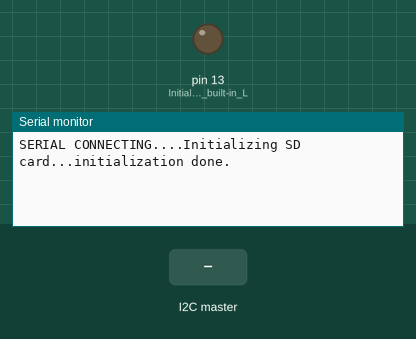
This sketch was run on a simulated Arduino Uno, built with avr-gcc and run on an emulated ATmega328P. On the bench: output pins drawn as LEDs (lit = HIGH), the last lines printed to the serial monitor. The inputs (shaded band) are chosen by the test bench. Storage starts empty.

Above: at 1.2 s.
1.3 s: the I2C master sends the byte 1
At 2.2 s:
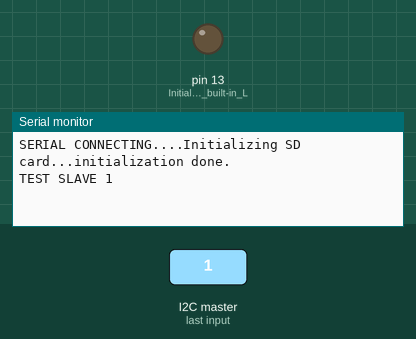
2.8 s: the I2C master sends the byte 2
At 3.3 s:
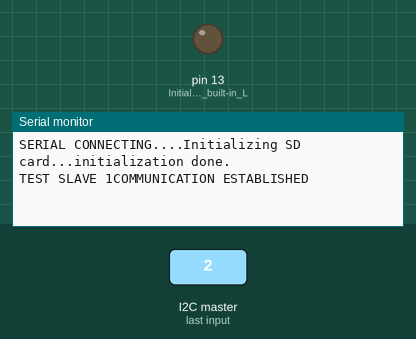

Measured:
- after the input at 1.3 s, the serial monitor: prints a new line at once (image 1)
- after the input at 2.8 s, the serial monitor: prints a new line at once (image 2)

The sketch:

slave.ino
```cpp
#include <Wire.h>
#include <SPI.h>
#include <SD.h>

void setup() {
  Serial.begin(115200);

  Serial.print("SERIAL CONNECTING....");

  while (!Serial) {
    ; // wait for serial port to connect. Needed for native USB port only
  }

  pinMode(LED_BUILTIN, OUTPUT); // Initialize the built-in LED pin as an output // Test Function

  Serial.print("Initializing SD card...");

  if (!SD.begin(4)) {
    Serial.println("initialization failed!");
    while (1);
  }
  Serial.println("initialization done.");

  Wire.begin(4); // Join I2C bus with address #4
  Wire.onReceive(receiveEvent); // Register event

  File root = SD.open("/");
  readSdCard(root);
}

void loop() {
  delay(100);
}

// Function that executes whenever data is received from master
void receiveEvent(int howMany) {
  if (Wire.available()) {
    int signal = Wire.read(); // Receive signal as an integer
    if (signal == 1) {
      testSlave1();
    }
    else if (signal == 2) { // Signal for SD card listing
      Serial.print("COMMUNICATION ESTABLISHED");
      delay(100);

      Wire.onRequest(requestEvent); // register event
    }
  }
}

void requestEvent() {
  // Explicitly include the null terminator in the message
  static const char message[] = "Connected!"; // Your message
  static const int messageLength = sizeof(message); // Includes null terminator because of static array declaration

  Wire.write(message, messageLength); // Send "hello" followed by '\0'
}


void readSdCard(File dir) {
  while (true) {
    File entry = dir.openNextFile();
    if (!entry) {
      // No more files
      break;
    }
    if (entry.isDirectory()) {
      // Skip directories or recursively call sendFileNames(entry) if you want to include them
    } else {
      // Send the file name
      Serial.println(entry.name());
    }
    entry.close();
  }
}

void sendFileNamesToMaster() {
  File root = SD.open("/");
  File entry = root.openNextFile();

  while (entry) {
    if (!entry.isDirectory()) {
      sendFileNameToMaster(entry.name());
    }
    entry.close();
    entry = root.openNextFile();
  }
  // Signal the end of transmission with a special message, such as an empty string
  sendFileNameToMaster("");
}

void sendFileNameToMaster(const char* fileName) {
  Wire.beginTransmission(4); // Slave address of the master
  const byte startMarker = 0x02; // Start of text
  const byte endMarker = 0x03; // End of text
  Wire.write(startMarker); // Indicate start of file name

  // Send file name in chunks
  while (*fileName) {
    Wire.write(*fileName++);
  }

  Wire.write(endMarker); // Indicate end of file name
  Wire.endTransmission();
  delay(100); // Simple flow control - wait a bit before the next operation
}

void testSlave1() {
  Serial.print("TEST SLAVE 1");
  digitalWrite(LED_BUILTIN, HIGH); // Turn the LED on
  delay(500);                      // Wait for half a second
  digitalWrite(LED_BUILTIN, LOW);  // Turn the LED off
  delay(500);                      // Wait for half a second
}
```
